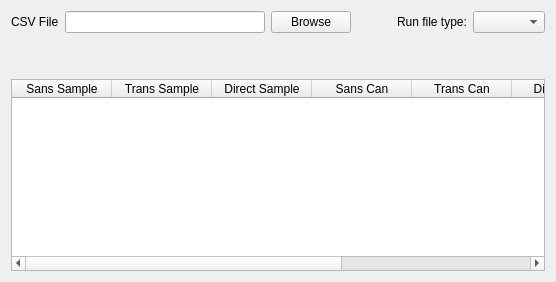
          <widget class="QWidget" name="page_6">
           <layout class="QVBoxLayout" name="verticalLayout_5">
            <item>
             <layout class="QHBoxLayout" name="horizontalLayout_9">
              <item>
               <widget class="QLabel" name="label_13">
                <property name="sizePolicy">
                 <sizepolicy hsizetype="Preferred" vsizetype="Maximum">
                  <horstretch>0</horstretch>
                  <verstretch>0</verstretch>
                 </sizepolicy>
                </property>
                <property name="text">
                 <string>CSV File</string>
                </property>
               </widget>
              </item>
              <item>
               <widget class="QLineEdit" name="csv_filename">
                <property name="sizePolicy">
                 <sizepolicy hsizetype="Minimum" vsizetype="Fixed">
                  <horstretch>0</horstretch>
                  <verstretch>0</verstretch>
                 </sizepolicy>
                </property>
                <property name="minimumSize">
                 <size>
                  <width>200</width>
                  <height>0</height>
                 </size>
                </property>
               </widget>
              </item>
              <item>
               <widget class="QPushButton" name="csv_browse_btn">
                <property name="text">
                 <string>Browse</string>
                </property>
               </widget>
              </item>
              <item>
               <spacer name="horizontalSpacer_17">
                <property name="orientation">
                 <enum>Qt::Horizontal</enum>
                </property>
                <property name="sizeHint" stdset="0">
                 <size>
                  <width>40</width>
                  <height>20</height>
                 </size>
                </property>
               </spacer>
              </item>
              <item>
               <widget class="QLabel" name="label_26">
                <property name="text">
                 <string>Run file type:</string>
                </property>
               </widget>
              </item>
              <item>
               <widget class="QComboBox" name="file_opt"/>
              </item>
             </layout>
            </item>
            <item>
             <spacer name="verticalSpacer_6">
              <property name="orientation">
               <enum>Qt::Vertical</enum>
              </property>
              <property name="sizeHint" stdset="0">
               <size>
                <width>20</width>
                <height>40</height>
               </size>
              </property>
             </spacer>
            </item>
            <item>
             <widget class="QTableWidget" name="batch_table">
              <property name="editTriggers">
               <set>QAbstractItemView::NoEditTriggers</set>
              </property>
              <property name="selectionMode">
               <enum>QAbstractItemView::MultiSelection</enum>
              </property>
              <property name="selectionBehavior">
               <enum>QAbstractItemView::SelectRows</enum>
              </property>
              <property name="textElideMode">
               <enum>Qt::ElideRight</enum>
              </property>
              <column>
               <property name="text">
                <string>Sans Sample</string>
               </property>
              </column>
              <column>
               <property name="text">
                <string>Trans Sample</string>
               </property>
              </column>
              <column>
               <property name="text">
                <string>Direct Sample</string>
               </property>
              </column>
              <column>
               <property name="text">
                <string>Sans Can</string>
               </property>
              </column>
              <column>
               <property name="text">
                <string>Trans Can</string>
               </property>
              </column>
              <column>
               <property name="text">
                <string>Direct Can</string>
               </property>
              </column>
              <column>
               <property name="text">
                <string>Output Name</string>
               </property>
              </column>
              <column>
               <property name="text">
                <string>User File</string>
               </property>
              </column>
             </widget>
            </item>
           </layout>
          </widget>
